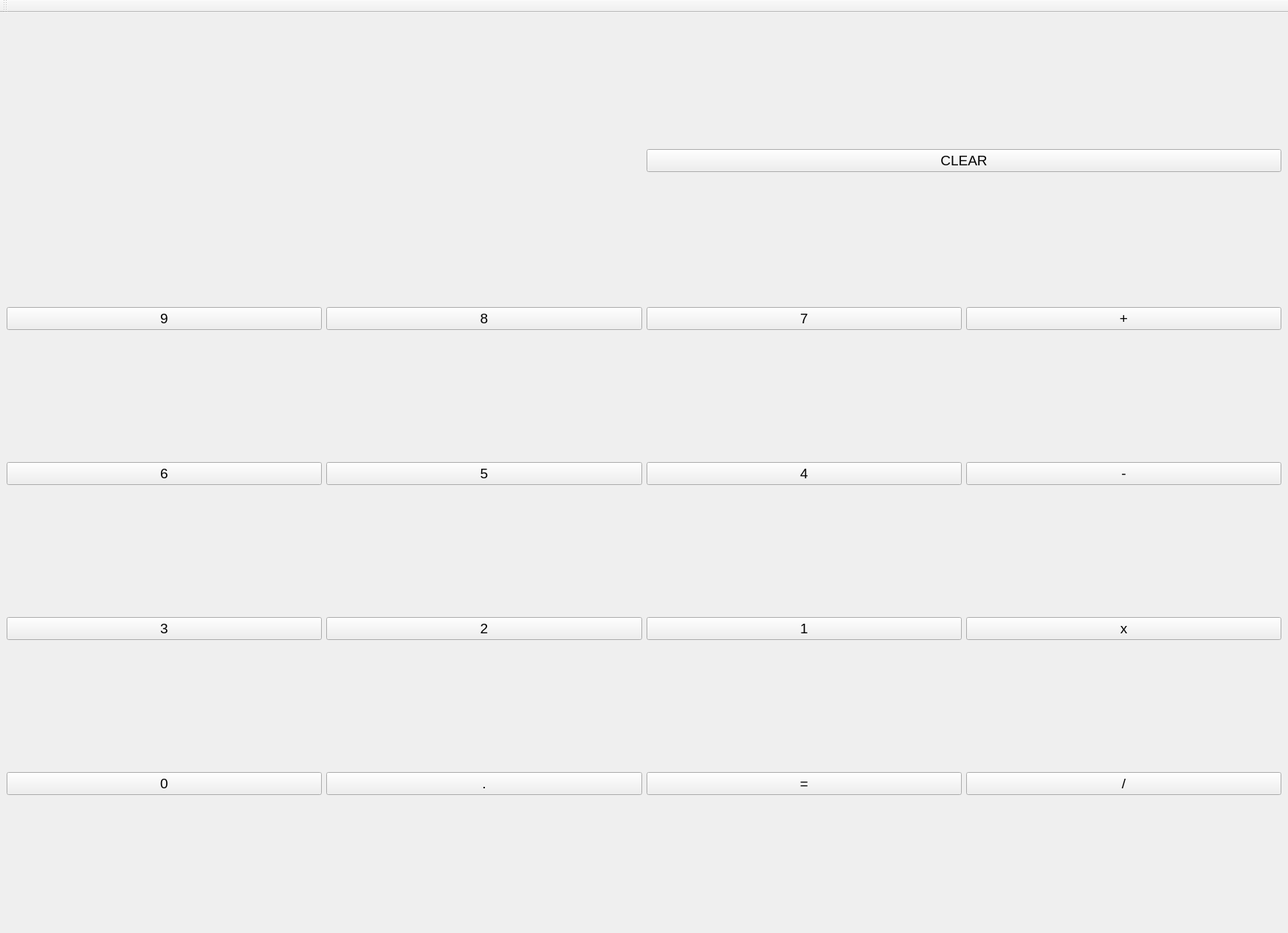
<?xml version="1.0" encoding="UTF-8"?>
<ui version="4.0">
 <class>MainWindow</class>
 <widget class="QMainWindow" name="MainWindow">
  <property name="geometry">
   <rect>
    <x>0</x>
    <y>0</y>
    <width>1745</width>
    <height>1264</height>
   </rect>
  </property>
  <property name="font">
   <font>
    <pointsize>14</pointsize>
   </font>
  </property>
  <property name="windowTitle">
   <string>MainWindow</string>
  </property>
  <widget class="QWidget" name="centralwidget">
   <layout class="QGridLayout" name="gridLayout_3">
    <item row="1" column="1">
     <widget class="QPushButton" name="button_digito8">
      <property name="text">
       <string>8</string>
      </property>
     </widget>
    </item>
    <item row="3" column="0">
     <widget class="QPushButton" name="button_digito3">
      <property name="text">
       <string>3</string>
      </property>
     </widget>
    </item>
    <item row="1" column="0">
     <widget class="QPushButton" name="button_digito9">
      <property name="text">
       <string>9</string>
      </property>
     </widget>
    </item>
    <item row="4" column="3">
     <widget class="QPushButton" name="button_div">
      <property name="text">
       <string>/</string>
      </property>
     </widget>
    </item>
    <item row="0" column="1">
     <widget class="QLabel" name="resultado">
      <property name="font">
       <font>
        <pointsize>25</pointsize>
       </font>
      </property>
      <property name="text">
       <string/>
      </property>
     </widget>
    </item>
    <item row="3" column="1">
     <widget class="QPushButton" name="button_digito2">
      <property name="text">
       <string>2</string>
      </property>
     </widget>
    </item>
    <item row="3" column="2">
     <widget class="QPushButton" name="button_digito1">
      <property name="text">
       <string>1</string>
      </property>
     </widget>
    </item>
    <item row="2" column="2">
     <widget class="QPushButton" name="button_digito4">
      <property name="text">
       <string>4</string>
      </property>
     </widget>
    </item>
    <item row="2" column="0">
     <widget class="QPushButton" name="button_digito6">
      <property name="text">
       <string>6</string>
      </property>
     </widget>
    </item>
    <item row="4" column="0">
     <widget class="QPushButton" name="button_digito0">
      <property name="text">
       <string>0</string>
      </property>
     </widget>
    </item>
    <item row="0" column="0">
     <widget class="QLabel" name="resultado_2">
      <property name="font">
       <font>
        <pointsize>25</pointsize>
       </font>
      </property>
      <property name="styleSheet">
       <string notr="true"/>
      </property>
      <property name="text">
       <string/>
      </property>
     </widget>
    </item>
    <item row="1" column="3">
     <widget class="QPushButton" name="button_soma">
      <property name="text">
       <string>+</string>
      </property>
     </widget>
    </item>
    <item row="1" column="2">
     <widget class="QPushButton" name="button_digito7">
      <property name="text">
       <string>7</string>
      </property>
     </widget>
    </item>
    <item row="2" column="1">
     <widget class="QPushButton" name="button_digito5">
      <property name="text">
       <string>5</string>
      </property>
     </widget>
    </item>
    <item row="4" column="1">
     <widget class="QPushButton" name="button_digitodot">
      <property name="text">
       <string>.</string>
      </property>
     </widget>
    </item>
    <item row="2" column="3">
     <widget class="QPushButton" name="button_sub">
      <property name="text">
       <string>-</string>
      </property>
     </widget>
    </item>
    <item row="3" column="3">
     <widget class="QPushButton" name="button_mul">
      <property name="text">
       <string>x</string>
      </property>
     </widget>
    </item>
    <item row="4" column="2">
     <widget class="QPushButton" name="button_equals">
      <property name="text">
       <string>=</string>
      </property>
     </widget>
    </item>
    <item row="0" column="2" colspan="2">
     <widget class="QPushButton" name="button_clear">
      <property name="sizePolicy">
       <sizepolicy hsizetype="Minimum" vsizetype="Fixed">
        <horstretch>0</horstretch>
        <verstretch>0</verstretch>
       </sizepolicy>
      </property>
      <property name="text">
       <string>CLEAR</string>
      </property>
     </widget>
    </item>
   </layout>
  </widget>
  <widget class="QToolBar" name="toolBar">
   <property name="windowTitle">
    <string>toolBar</string>
   </property>
   <attribute name="toolBarArea">
    <enum>TopToolBarArea</enum>
   </attribute>
   <attribute name="toolBarBreak">
    <bool>false</bool>
   </attribute>
  </widget>
 </widget>
 <resources/>
 <connections>
  <connection>
   <sender>button_digito6</sender>
   <signal>pressed()</signal>
   <receiver>MainWindow</receiver>
   <slot>digito6()</slot>
   <hints>
    <hint type="sourcelabel">
     <x>579</x>
     <y>482</y>
    </hint>
    <hint type="destinationlabel">
     <x>710</x>
     <y>447</y>
    </hint>
   </hints>
  </connection>
  <connection>
   <sender>button_div</sender>
   <signal>pressed()</signal>
   <receiver>MainWindow</receiver>
   <slot>div()</slot>
   <hints>
    <hint type="sourcelabel">
     <x>909</x>
     <y>582</y>
    </hint>
    <hint type="destinationlabel">
     <x>710</x>
     <y>447</y>
    </hint>
   </hints>
  </connection>
  <connection>
   <sender>button_digitodot</sender>
   <signal>pressed()</signal>
   <receiver>MainWindow</receiver>
   <slot>digitodot()</slot>
   <hints>
    <hint type="sourcelabel">
     <x>690</x>
     <y>582</y>
    </hint>
    <hint type="destinationlabel">
     <x>710</x>
     <y>447</y>
    </hint>
   </hints>
  </connection>
  <connection>
   <sender>button_sub</sender>
   <signal>pressed()</signal>
   <receiver>MainWindow</receiver>
   <slot>sub()</slot>
   <hints>
    <hint type="sourcelabel">
     <x>909</x>
     <y>482</y>
    </hint>
    <hint type="destinationlabel">
     <x>710</x>
     <y>447</y>
    </hint>
   </hints>
  </connection>
  <connection>
   <sender>button_digito3</sender>
   <signal>pressed()</signal>
   <receiver>MainWindow</receiver>
   <slot>digito3()</slot>
   <hints>
    <hint type="sourcelabel">
     <x>579</x>
     <y>532</y>
    </hint>
    <hint type="destinationlabel">
     <x>710</x>
     <y>447</y>
    </hint>
   </hints>
  </connection>
  <connection>
   <sender>button_digito5</sender>
   <signal>pressed()</signal>
   <receiver>MainWindow</receiver>
   <slot>digito5()</slot>
   <hints>
    <hint type="sourcelabel">
     <x>689</x>
     <y>482</y>
    </hint>
    <hint type="destinationlabel">
     <x>710</x>
     <y>447</y>
    </hint>
   </hints>
  </connection>
  <connection>
   <sender>button_digito7</sender>
   <signal>pressed()</signal>
   <receiver>MainWindow</receiver>
   <slot>digito7()</slot>
   <hints>
    <hint type="sourcelabel">
     <x>629</x>
     <y>183</y>
    </hint>
    <hint type="destinationlabel">
     <x>497</x>
     <y>299</y>
    </hint>
   </hints>
  </connection>
  <connection>
   <sender>button_digito1</sender>
   <signal>pressed()</signal>
   <receiver>MainWindow</receiver>
   <slot>digito1()</slot>
   <hints>
    <hint type="sourcelabel">
     <x>799</x>
     <y>532</y>
    </hint>
    <hint type="destinationlabel">
     <x>710</x>
     <y>447</y>
    </hint>
   </hints>
  </connection>
  <connection>
   <sender>button_clear</sender>
   <signal>pressed()</signal>
   <receiver>MainWindow</receiver>
   <slot>clear()</slot>
   <hints>
    <hint type="sourcelabel">
     <x>800</x>
     <y>392</y>
    </hint>
    <hint type="destinationlabel">
     <x>710</x>
     <y>447</y>
    </hint>
   </hints>
  </connection>
  <connection>
   <sender>button_digito8</sender>
   <signal>pressed()</signal>
   <receiver>MainWindow</receiver>
   <slot>digito8()</slot>
   <hints>
    <hint type="sourcelabel">
     <x>629</x>
     <y>243</y>
    </hint>
    <hint type="destinationlabel">
     <x>497</x>
     <y>299</y>
    </hint>
   </hints>
  </connection>
  <connection>
   <sender>button_digito0</sender>
   <signal>pressed()</signal>
   <receiver>MainWindow</receiver>
   <slot>digito0()</slot>
   <hints>
    <hint type="sourcelabel">
     <x>580</x>
     <y>582</y>
    </hint>
    <hint type="destinationlabel">
     <x>710</x>
     <y>447</y>
    </hint>
   </hints>
  </connection>
  <connection>
   <sender>button_digito4</sender>
   <signal>pressed()</signal>
   <receiver>MainWindow</receiver>
   <slot>digito4()</slot>
   <hints>
    <hint type="sourcelabel">
     <x>799</x>
     <y>482</y>
    </hint>
    <hint type="destinationlabel">
     <x>710</x>
     <y>447</y>
    </hint>
   </hints>
  </connection>
  <connection>
   <sender>button_mul</sender>
   <signal>pressed()</signal>
   <receiver>MainWindow</receiver>
   <slot>mul()</slot>
   <hints>
    <hint type="sourcelabel">
     <x>909</x>
     <y>532</y>
    </hint>
    <hint type="destinationlabel">
     <x>710</x>
     <y>447</y>
    </hint>
   </hints>
  </connection>
  <connection>
   <sender>button_equals</sender>
   <signal>pressed()</signal>
   <receiver>MainWindow</receiver>
   <slot>equals()</slot>
   <hints>
    <hint type="sourcelabel">
     <x>799</x>
     <y>582</y>
    </hint>
    <hint type="destinationlabel">
     <x>710</x>
     <y>447</y>
    </hint>
   </hints>
  </connection>
  <connection>
   <sender>button_soma</sender>
   <signal>pressed()</signal>
   <receiver>MainWindow</receiver>
   <slot>sum()</slot>
   <hints>
    <hint type="sourcelabel">
     <x>909</x>
     <y>432</y>
    </hint>
    <hint type="destinationlabel">
     <x>710</x>
     <y>447</y>
    </hint>
   </hints>
  </connection>
  <connection>
   <sender>button_digito2</sender>
   <signal>pressed()</signal>
   <receiver>MainWindow</receiver>
   <slot>digito2()</slot>
   <hints>
    <hint type="sourcelabel">
     <x>689</x>
     <y>532</y>
    </hint>
    <hint type="destinationlabel">
     <x>710</x>
     <y>447</y>
    </hint>
   </hints>
  </connection>
  <connection>
   <sender>button_digito9</sender>
   <signal>pressed()</signal>
   <receiver>MainWindow</receiver>
   <slot>digito9()</slot>
   <hints>
    <hint type="sourcelabel">
     <x>629</x>
     <y>73</y>
    </hint>
    <hint type="destinationlabel">
     <x>497</x>
     <y>299</y>
    </hint>
   </hints>
  </connection>
 </connections>
 <slots>
  <slot>digito9()</slot>
  <slot>digito8()</slot>
  <slot>digito7()</slot>
  <slot>digito6()</slot>
  <slot>digito5()</slot>
  <slot>digito4()</slot>
  <slot>digito3()</slot>
  <slot>digito2()</slot>
  <slot>digito1()</slot>
  <slot>digito0()</slot>
  <slot>digitodot()</slot>
  <slot>equals()</slot>
  <slot>sum()</slot>
  <slot>div()</slot>
  <slot>mul()</slot>
  <slot>sub()</slot>
  <slot>clear()</slot>
 </slots>
</ui>
